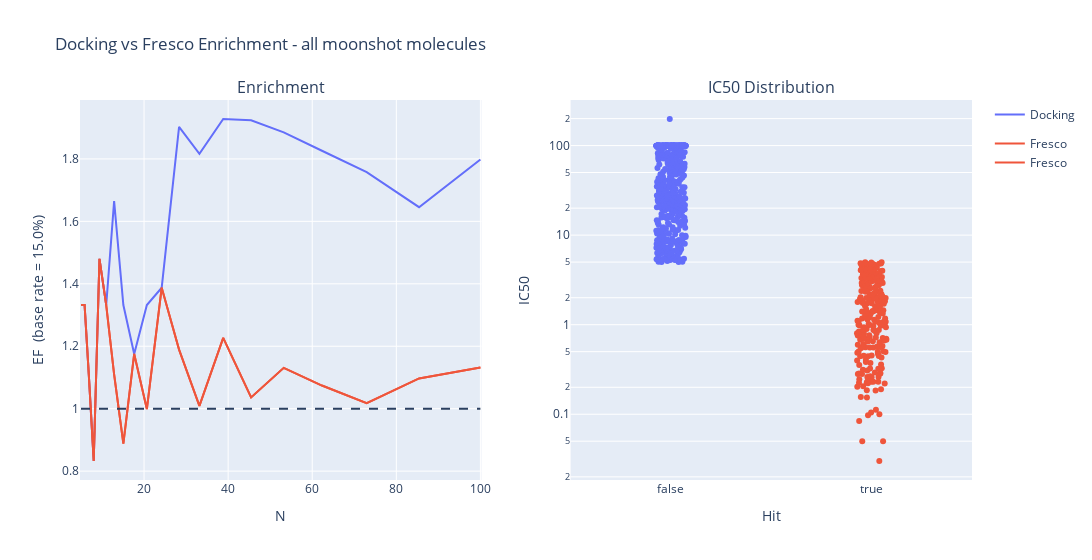

The notebook cell saved with this chart:
### Markdown cell above
Strip plot

### Code cell
import plotly.express as px
from plotly.subplots import make_subplots
import numpy as np
from fresco.frag_funcs import calculate_enrichment_for_df
import matplotlib.pyplot as plt
import seaborn as sns
sns.set(rc={"figure.dpi": 150})


def plotly_enrichment_and_strip_docking_vs_fresco(df_to_plot, title='Not Specified!'):
    n_list = np.logspace(start=np.log10(5), stop=2, num=20)
    EF_docking = [calculate_enrichment_for_df(
        df_to_plot, n=int(n), index='hit', score='Chemgauss4 Score', ascending=True) for n in n_list]
    EF_fresco_fresh = [calculate_enrichment_for_df(
        df_to_plot, n=int(n), index='hit', score='mean_frag_score', ascending=False) for n in n_list]
    EF_fresco_docked = [calculate_enrichment_for_df(
        df_to_plot, n=int(n), index='hit', score='docked_frag_score', ascending=False) for n in n_list]
    orig_prop = len(
        df_to_plot[df_to_plot['hit']])/len(df_to_plot)

    df_dock_ef = pd.DataFrame(list(zip(n_list, EF_docking)), columns=['N', 'EF'])
    df_dock_ef['Method'] = 'Docking'
    df_fresco_ef_fresh = pd.DataFrame(list(zip(n_list, EF_fresco_fresh)), columns=[
                                 'N', 'EF'])
    df_fresco_ef_fresh['Method'] = 'Fresco (Fresh Conformers)'
    df_fresco_ef_docked = pd.DataFrame(list(zip(n_list, EF_fresco_docked)), columns=[
        'N', 'EF'])
    df_fresco_ef_docked['Method'] = 'Fresco (Docked Conformers)'
    df_enrichment = pd.concat(
        [df_dock_ef, df_fresco_ef_fresh, df_fresco_ef_docked])
    
    fig_subplot = make_subplots(rows=1, cols=2, subplot_titles=['Enrichment', 'IC50 Distribution'])
    fig_EF = px.line(df_enrichment, x='N', y='EF',
                     color='Method')

    fig_strip = px.strip(df_to_plot,  # sorting so that the colorbar is sorted!
                         x='hit',
                         y='f_avg_IC50',
                         color='hit',
                         hover_name='canonical_CID')
    for data in fig_EF.data:
        fig_subplot.add_trace(data, row=1, col=1)
    fig_subplot.add_trace(data, row=1, col=1)
    fig_subplot.add_shape( row=1, col=1,
        type="line", line=dict(dash='dash'),
        x0=min(n_list), y0=1,
        x1=max(n_list), y1=1)
    for data in fig_strip.data:
        fig_subplot.add_trace(data, row=1, col=2)
    fig_subplot.update_layout(
        title_text=f"Docking vs Fresco Enrichment - {title}",
        xaxis1_title='N',
        yaxis1_title=f'EF \n(base rate = {orig_prop*100:.1f}%)',
        xaxis2_title='Hit',
        yaxis2_title='IC50',
        width=1200,
    )
    for trace in fig_subplot['data']:

        if(trace['name'] != 'Docking' and trace['name'] != 'Fresco'):
            trace['showlegend'] = False
    fig_subplot.update_yaxes(type="log", row=1, col=2)

    fig_subplot.show()
    
def plot_enrichment_docking_vs_fresco(df_to_plot, title='Not Specified!', try_both=False):
    n_list = np.logspace(start=np.log10(5), stop=2, num=20)
    EF_docking = [calculate_enrichment_for_df(
        df_to_plot, n=int(n), index='hit', score='Chemgauss4 Score', ascending=True) for n in n_list]
    EF_fresco = [calculate_enrichment_for_df(
        df_to_plot, n=int(n), index='hit', score='mean_frag_score', ascending=False) for n in n_list]
    
    if try_both:
        df_to_plot['docking_rank'] = df_to_plot['Chemgauss4 Score'].rank(ascending=True) 
        df_to_plot['fresco_rank'] = df_to_plot['mean_frag_score'].rank(ascending=False)
        df_to_plot['both_rank'] = df_to_plot[[
            'docking_rank', 'fresco_rank']].mean(axis=1)
        EF_both = [calculate_enrichment_for_df(
            df_to_plot, n=int(n), index='hit', score='both_rank', ascending=True) for n in n_list]
    orig_prop = len(
        df_to_plot[df_to_plot['hit']])/len(df_to_plot)
    
    plt.plot(n_list, EF_docking, label='dock scores')
    plt.plot(n_list, EF_fresco, label='fresco score')
    plt.plot(n_list, EF_both, label='both')

    plt.plot(n_list, np.ones_like(n_list), 'k:')
    plt.legend()
    plt.title(f'Docking vs Fresco Enrichment\n{title}')
    plt.ylabel('EF \n(base rate = {:.1f}%)'.format(orig_prop*100))
    extraticks = [1]
    plt.yticks(list(plt.yticks()[0]) + extraticks)
    plt.ylim(bottom=0)


# plot_enrichment_docking_vs_fresco(df_docking_grouped,
#                 title='all moonshot molecules')
plotly_enrichment_and_strip_docking_vs_fresco(df_docking_grouped,
                                  title='all moonshot molecules')

### Figure 1 — Plotly figure (JSON) as saved in the notebook; plotly's stock layout.template omitted (floating-point values rounded to 4 significant figures; data arrays with more than 128 entries replaced by an {"elided": "..."} marker saying what was removed)
{"data": [{"hovertemplate": "Method=Docking<br>N=%{x}<br>EF=%{y}<extra></extra>", "legendgroup": "Docking", "line": {"color": "#636efa", "dash": "solid"}, "marker": {"symbol": "circle"}, "mode": "lines", "name": "Docking", "orientation": "v", "showlegend": true, "type": "scatter", "x": [5.0, 5.854, 6.854, 8.024, 9.394, 11.0, 12.88, 15.08, 17.65, 20.67, 24.19, 28.33, 33.16, 38.83, 45.46, 53.22, 62.31, 72.95, 85.41, 100], "xaxis": "x", "y": [1.332, 1.332, 1.11, 0.8325, 1.48, 1.332, 1.665, 1.332, 1.175, 1.332, 1.387, 1.903, 1.816, 1.928, 1.924, 1.885, 1.826, 1.757, 1.645, 1.798], "yaxis": "y"}, {"hovertemplate": "Method=Fresco<br>N=%{x}<br>EF=%{y}<extra></extra>", "legendgroup": "Fresco", "line": {"color": "#EF553B", "dash": "solid"}, "marker": {"symbol": "circle"}, "mode": "lines", "name": "Fresco", "orientation": "v", "showlegend": true, "type": "scatter", "x": [5.0, 5.854, 6.854, 8.024, 9.394, 11.0, 12.88, 15.08, 17.65, 20.67, 24.19, 28.33, 33.16, 38.83, 45.46, 53.22, 62.31, 72.95, 85.41, 100], "xaxis": "x", "y": [1.332, 1.332, 1.11, 0.8325, 1.48, 1.332, 1.11, 0.888, 1.175, 0.9989, 1.387, 1.189, 1.009, 1.227, 1.036, 1.131, 1.074, 1.017, 1.097, 1.132], "yaxis": "y"}, {"hovertemplate": "Method=Fresco<br>N=%{x}<br>EF=%{y}<extra></extra>", "legendgroup": "Fresco", "line": {"color": "#EF553B", "dash": "solid"}, "marker": {"symbol": "circle"}, "mode": "lines", "name": "Fresco", "orientation": "v", "showlegend": true, "type": "scatter", "x": [5.0, 5.854, 6.854, 8.024, 9.394, 11.0, 12.88, 15.08, 17.65, 20.67, 24.19, 28.33, 33.16, 38.83, 45.46, 53.22, 62.31, 72.95, 85.41, 100], "xaxis": "x", "y": [1.332, 1.332, 1.11, 0.8325, 1.48, 1.332, 1.11, 0.888, 1.175, 0.9989, 1.387, 1.189, 1.009, 1.227, 1.036, 1.131, 1.074, 1.017, 1.097, 1.132], "yaxis": "y"}, {"alignmentgroup": "True", "boxpoints": "all", "fillcolor": "rgba(255,255,255,0)", "hoveron": "points", "hovertemplate": "<b>%{hovertext}</b><br><br>hit=%{x}<br>f_avg_IC50=%{y}<extra></extra>", "hovertext": {"elided": "1347 str values"}, "legendgroup": "False", "line": {"color": "rgba(255,255,255,0)"}, "marker": {"color": "#636efa"}, "name": "False", "offsetgroup": "False", "orientation": "v", "pointpos": 0, "showlegend": false, "type": "box", "x": {"elided": "1347 bool values"}, "x0": " ", "xaxis": "x2", "y": {"elided": "1347 float values"}, "y0": " ", "yaxis": "y2"}, {"alignmentgroup": "True", "boxpoints": "all", "fillcolor": "rgba(255,255,255,0)", "hoveron": "points", "hovertemplate": "<b>%{hovertext}</b><br><br>hit=%{x}<br>f_avg_IC50=%{y}<extra></extra>", "hovertext": {"elided": "238 str values"}, "legendgroup": "True", "line": {"color": "rgba(255,255,255,0)"}, "marker": {"color": "#EF553B"}, "name": "True", "offsetgroup": "True", "orientation": "v", "pointpos": 0, "showlegend": false, "type": "box", "x": {"elided": "238 bool values"}, "x0": " ", "xaxis": "x2", "y": {"elided": "238 float values"}, "y0": " ", "yaxis": "y2"}], "layout": {"annotations": [{"font": {"size": 16}, "showarrow": false, "text": "Enrichment", "x": 0.225, "xanchor": "center", "xref": "paper", "y": 1, "yanchor": "bottom", "yref": "paper"}, {"font": {"size": 16}, "showarrow": false, "text": "IC50 Distribution", "x": 0.775, "xanchor": "center", "xref": "paper", "y": 1, "yanchor": "bottom", "yref": "paper"}], "shapes": [{"line": {"dash": "dash"}, "type": "line", "x0": 5.0, "x1": 100, "xref": "x", "y0": 1, "y1": 1, "yref": "y"}], "title": {"text": "Docking vs Fresco Enrichment - all moonshot molecules"}, "width": 1200, "xaxis": {"anchor": "y", "domain": [0, 0.45], "title": {"text": "N"}}, "xaxis2": {"anchor": "y2", "domain": [0.55, 1], "title": {"text": "Hit"}}, "yaxis": {"anchor": "x", "domain": [0, 1], "title": {"text": "EF \n(base rate = 15.0%)"}}, "yaxis2": {"anchor": "x2", "domain": [0, 1], "title": {"text": "IC50"}, "type": "log"}}}
